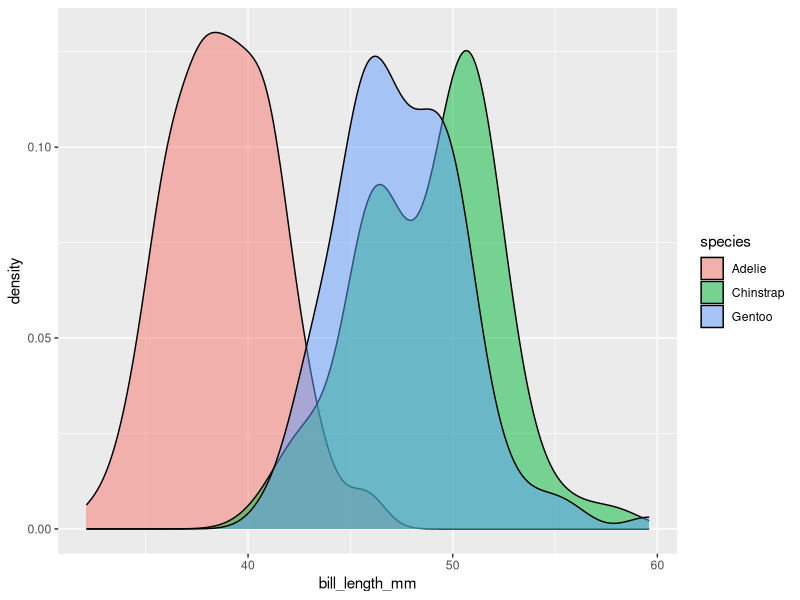
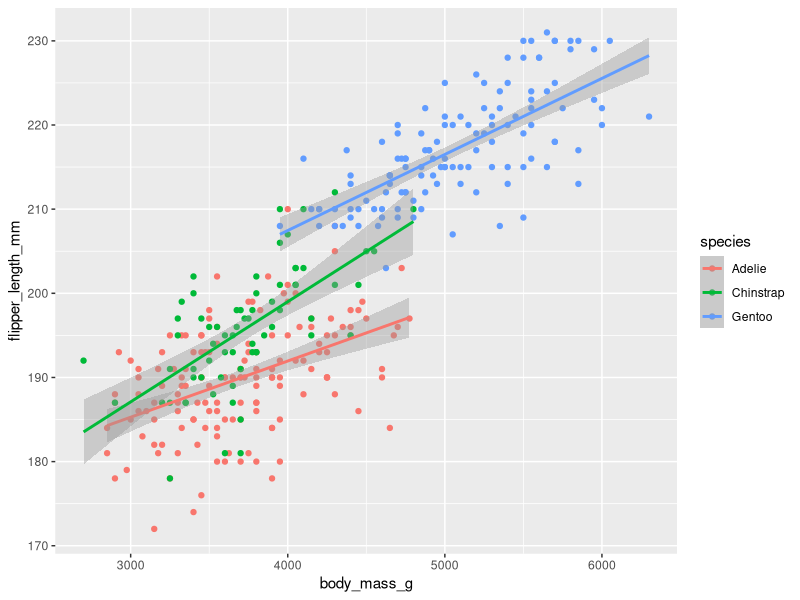
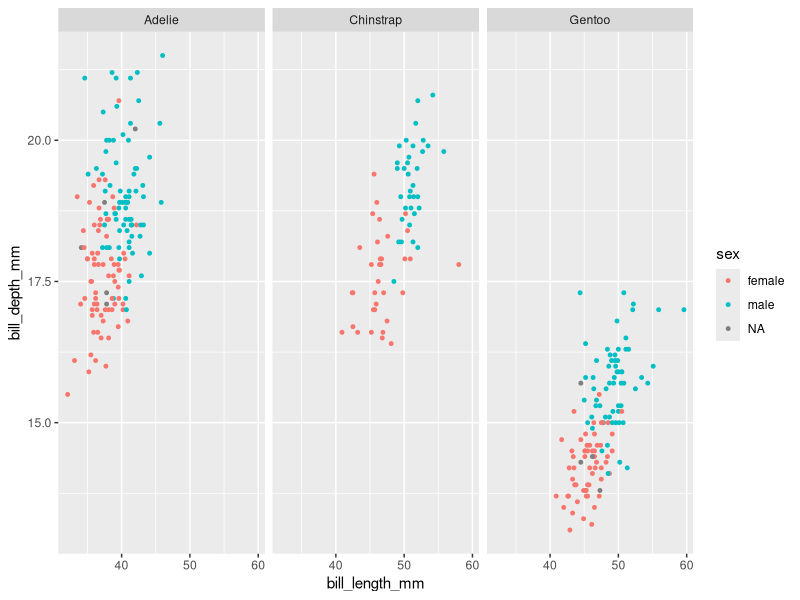

R code for these plots, in order:
## ---- chunk 1
knitr::opts_chunk$set(echo = TRUE)
library(palmerpenguins)
library(tidyverse)
## ---- chunk 2
penguins %>%
  ggplot() +
  geom_density(mapping = aes(x = bill_length_mm, fill=species), alpha=0.5)
## ---- chunk 3
penguins %>%
  ggplot(mapping = aes(x = body_mass_g, y = flipper_length_mm, color = species)) +
  geom_point() +
  geom_smooth(method="lm")
## ---- chunk 4
penguins %>%
  ggplot(mapping = aes(x = bill_length_mm, y=bill_depth_mm, color=sex)) +
  geom_point(size=1) +
  facet_wrap(~species)
